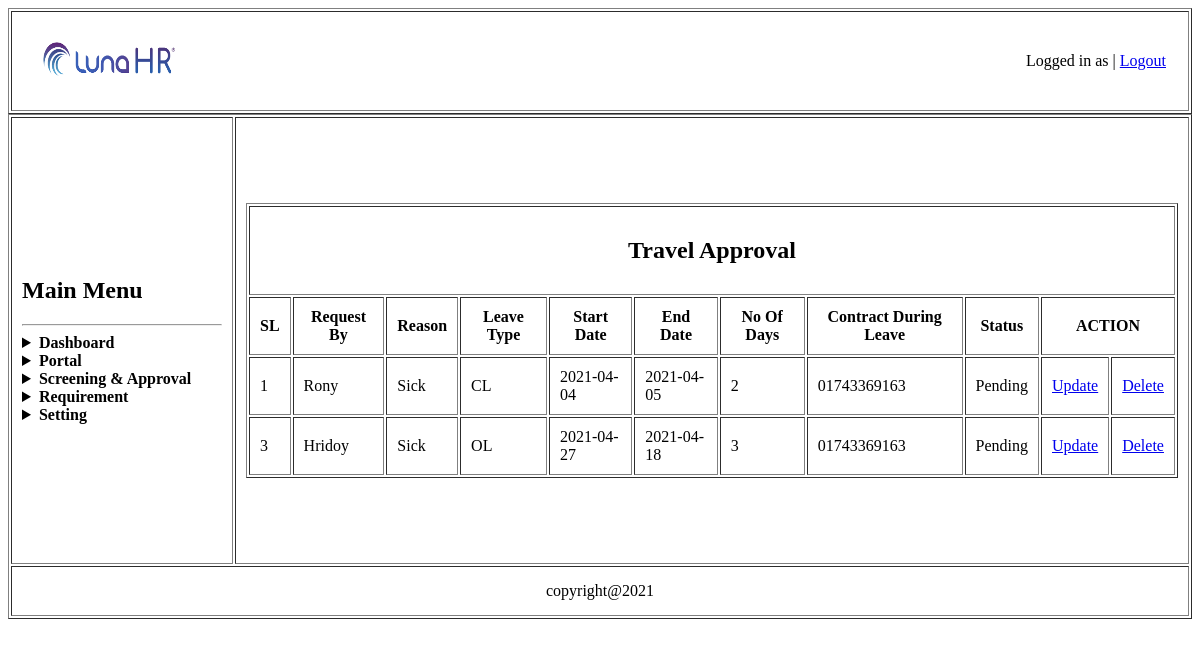
/Manager/view/travel_approval.php (signed in), run on the app's committed database.
### tables this page shows
CREATE TABLE `travel_request` (
  `id` int(5) NOT NULL,
  `empname` varchar(50) NOT NULL,
  `contract` varchar(50) NOT NULL,
  `leavetype` varchar(50) NOT NULL,
  `days` varchar(50) NOT NULL,
  `statedate` varchar(50) NOT NULL,
  `enddate` varchar(50) NOT NULL,
  `reason` varchar(50) NOT NULL,
  `status` varchar(50) NOT NULL
);

### Manager/model/travelApprovalModel.php (called while the page is built, shortened)
<?php
	function getAllTravelRequest(){
		$conn = getConnection();
		$sql = "select * from travel_request";
		$result = mysqli_query($conn, $sql);
		$users =[];
		while($row = mysqli_fetch_assoc($result)){
			array_push($users, $row);
		}
		return $users;
	}
?>

### Manager/view/travel_approval.php (the view, shortened to what this page needs)
</head>
<body>
	<table border="1px" align="center" width="100%">
		<tr>
			<td>
				<table width="100%">
					<tr>
						<td width="150px" height="50px">
							<img src="../asset/company_logo.png" alt="main_logo" width="100%" height="100%">
						</td>
						<td align="right" >Logged in as
							 |
							<a href="../../controller/logout.php">Logout</a>
						</td>
					</tr>
				</table>
			</td>
		</tr>
	</table>
	<table  border="1px" align="cen" width="100%">
		<tr>
			<td width="200px" height="425px"><h2>Main Menu</h2>
				<hr>
				<details>
					<summary><b>Dashboard</b></summary>
				</details>
				<details>
					<summary><b>Portal</b></summary>
				</details>
				<details>
					<summary><b>Screening & Approval</b></summary>
				</details>
				<details>
					<summary><b>Requirement</b></summary>
				</details>
				<details>
					<summary><b>Setting</b></summary>
				</details>
			</td>
			<td colspan="2" align="center">
				<table border="1px" align="center">
					<tr>
						<td align="center" colspan="11">
							<h2>Travel Approval</h2>
						</td>
					</tr>
					<tr>
						<th>SL</th>
						<th>Request By</th>
						<th>Reason</th>
						<th>Leave Type</th>
						<th>Start Date</th>
						<th>End Date</th>
						<th>No Of Days</th>
						<th>Contract During Leave</th>
						<th>Status</th>
						<th colspan="2">ACTION</th>
					</tr>
					<?php
						require_once('../model/travelApprovalModel.php');
						$result = getAllTravelRequest();
						if(count($result)>0){
							foreach ($result as $key => $value) {
								echo "
									<tr>
										<td>{$value['id']}</td>
										<td>{$value['empname']}</td>
										<td>{$value['reason']}</td>
										<td>{$value['leavetype']}</td>
										<td>{$value['statedate']}</td>
										<td>{$value['enddate']}</td>
										<td>{$value['days']}</td>
										<td>{$value['contract']}</td>
										<td>{$value['status']}</td>
										<td>
											<a href='../controler/travel_request_edit.php?id=$value[id]'>Update</a>
										</td>
										<td>
											<a href='../controler/travel_request_delete.php?id=$value[id]'>Delete</a>
										</td>
									</tr>
								";
							}
						}
					?>
				</table>
			</td>
		</tr>

### data on the page
travel_request: id "1", empname "Rony", reason "Sick", leavetype "CL", statedate "2021-04-04", enddate "2021-04-05", days "2", contract "01743369163", status "Pending"
travel_request: id "3", empname "Hridoy", reason "Sick", leavetype "OL", statedate "2021-04-27", enddate "2021-04-18", days "3", contract "01743369163", status "Pending"
